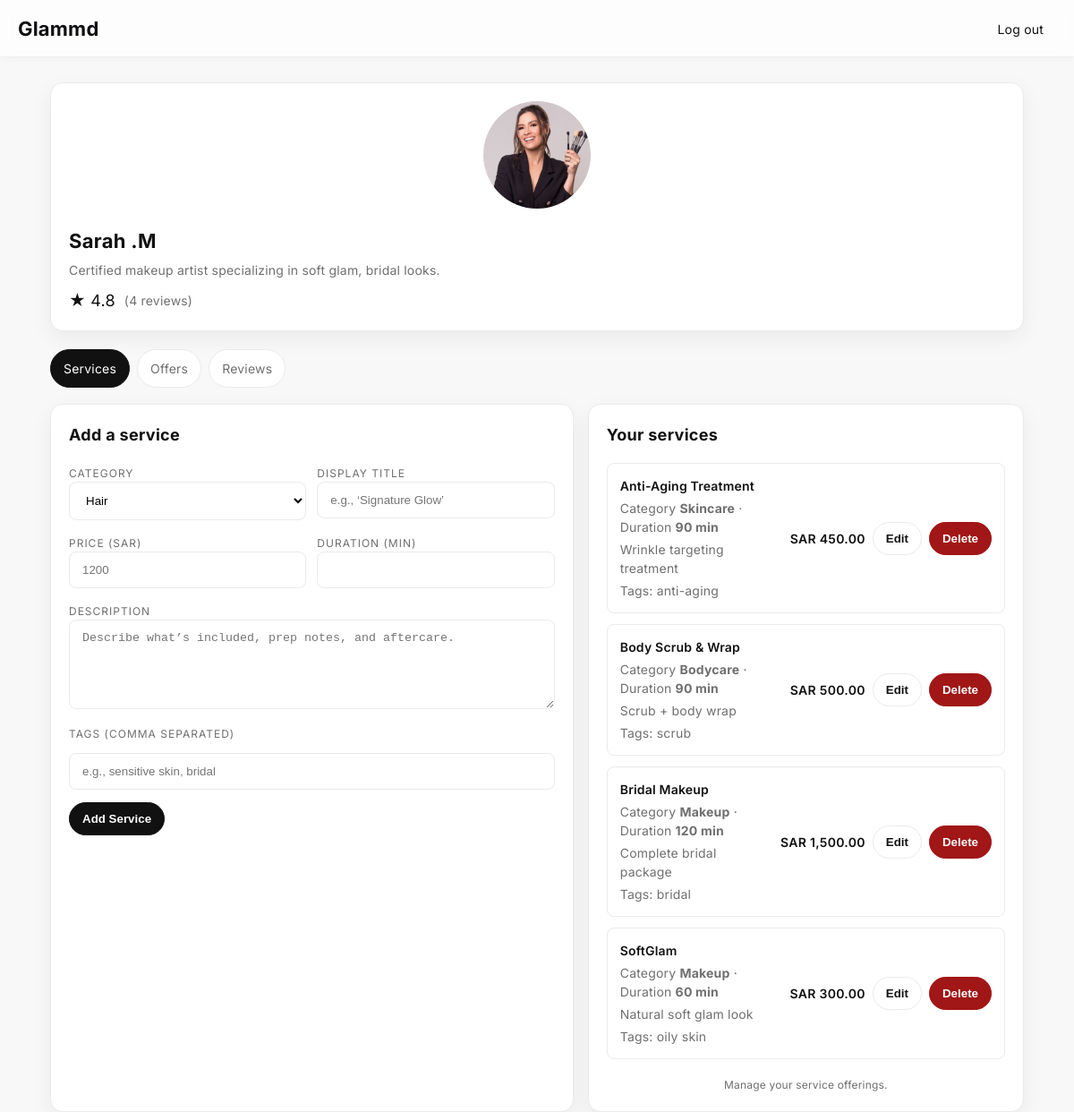
/intial/professionaldashboard.php (signed in), run on an earlier commit of the app's database.
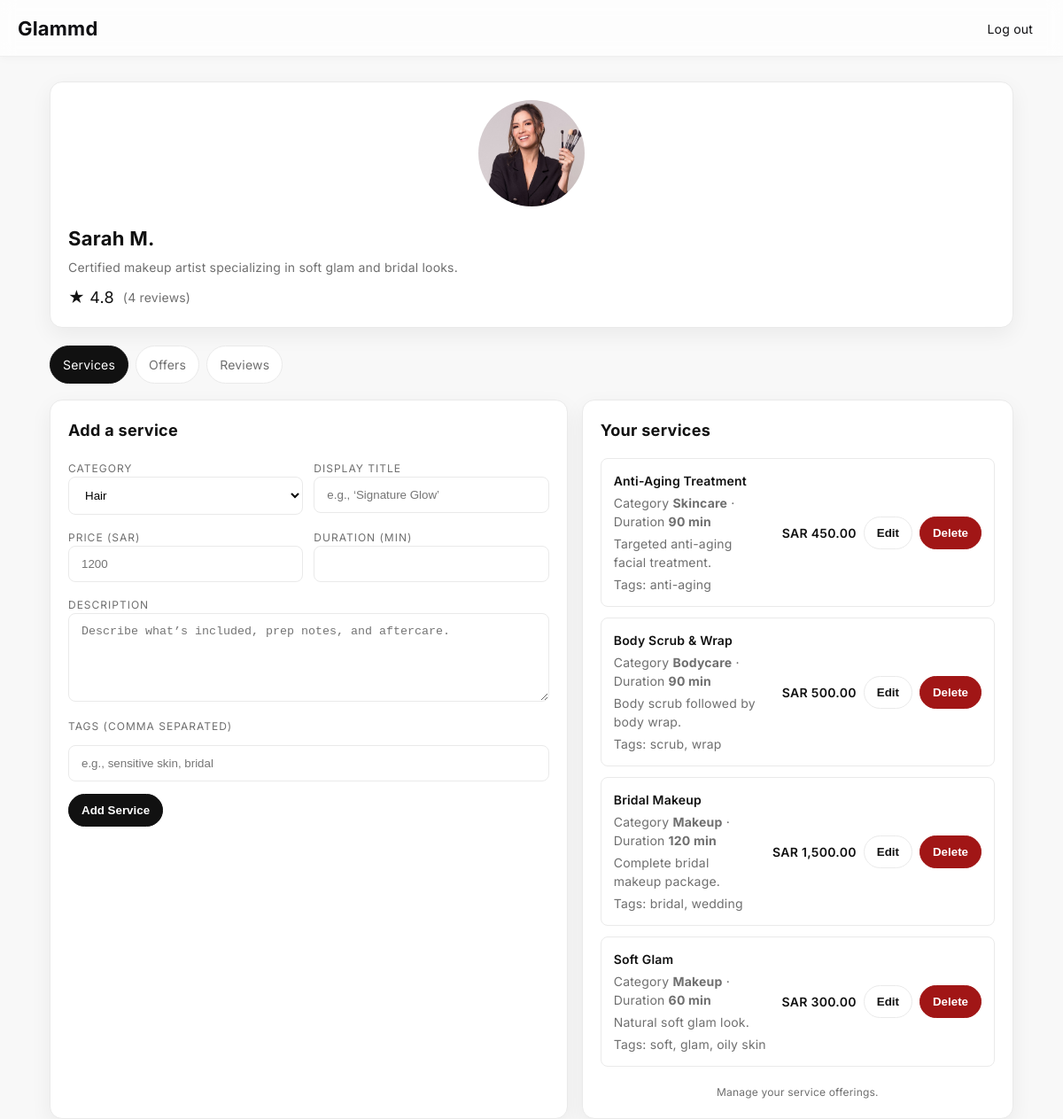
And on a later commit of the database.
### tables this page shows
CREATE TABLE `Professional` (
  `professional_id` int UNSIGNED NOT NULL,
  `bio` text,
  `img` varchar(200) NOT NULL,
  PRIMARY KEY (`professional_id`),
  CONSTRAINT `fk_prof_user`
      FOREIGN KEY (`professional_id`)
      REFERENCES `User` (`user_id`)
      ON DELETE CASCADE
);

CREATE TABLE `User` (
  `user_id` int UNSIGNED NOT NULL AUTO_INCREMENT,
  `name` varchar(120) NOT NULL,
  `email` varchar(255) NOT NULL UNIQUE,
  `password` varchar(255) NOT NULL,
  `role` enum('client','professional') NOT NULL,
  PRIMARY KEY (`user_id`)
);

CREATE TABLE `Service` (
  `service_id` int UNSIGNED NOT NULL AUTO_INCREMENT,
  `professional_id` int UNSIGNED NOT NULL,
  `category` enum('Hair','Makeup','Skincare','Bodycare','Nails') NOT NULL,
  `title` varchar(160) NOT NULL,
  `description` text,
  `duration` smallint UNSIGNED NOT NULL,
  `price` decimal(10,2) NOT NULL,
  `tags` text,
  PRIMARY KEY (`service_id`),
  CONSTRAINT `fk_service_professional`
      FOREIGN KEY (`professional_id`)
      REFERENCES `Professional` (`professional_id`)
      ON DELETE CASCADE
);

### intial/professionaldashboard.php (the view, shortened to what the changed rows need)
<?php
require_once 'db.php';
$pro_id = (int) $_SESSION['user_id'];
$stmt = $conn->prepare("
    SELECT U.name, P.bio, P.img
    FROM User U
    LEFT JOIN Professional P
ON U.user_id = P.professional_id
  WHERE U.user_id = ?
");
$stmt->bind_param("i", $pro_id);
$stmt->execute();
$res = $stmt->get_result();
$pro = $res->fetch_assoc();
$proName = $pro['name'] ?? 'Professional';
$proBio  = $pro['bio'] ?? 'No bio added yet.';
$proImg  = !empty($pro['img']) ? 'img/' . $pro['img'] : 'img/default-pic.jpg';
$ratingStmt = $conn->prepare("
    SELECT ROUND(AVG(rating), 1) AS avg_rating, COUNT(*) AS total_reviews
    FROM Review
    WHERE professional_id = ?
");
$ratingStmt->bind_param("i", $pro_id);
$ratingStmt->execute();
$ratingData = $ratingStmt->get_result()->fetch_assoc();
$totalReviews = $ratingData['total_reviews'] ?? 0;
$servicesStmt = $conn->prepare("SELECT service_id, category, title, description, duration, price, tags FROM Service WHERE professional_id = ? ORDER BY title");
$servicesStmt->bind_param("i", $pro_id);
$servicesStmt->execute();
$servicesRes = $servicesStmt->get_result();
?>
<!DOCTYPE html>
<html lang="en" class="has-solid-header">
<head>
</head>
<body class="has-solid-header">
  <main class="page">
    <div class="wrap">
<div class="panel" style="margin-bottom:20px; padding: 20px;">
      <section class="professional-profile">
        <div class="professional-photo" style="text-align: center; margin-bottom: 15px;">
          <img src="<?= htmlspecialchars($proImg) ?>" alt="<?= htmlspecialchars($proName) ?>" loading="lazy" style="width: 120px; height: 120px; border-radius: 50%; object-fit: cover;">
        </div>
    <div style="flex:1;">
        <h2 style="margin:0; font-size:22px; font-weight:700;">
            <?= htmlspecialchars($proName) ?>
        </h2>
        <p class="muted" style="margin:5px 0 10px;">
            <?= nl2br(htmlspecialchars($proBio)) ?>
        </p>
        <div style="display:flex; align-items:center; gap:10px; margin-top:8px;">
            <span style="font-size:18px;">
            </span>
            <?php if ($totalReviews > 0): ?>
                <span class="muted">(<?= $totalReviews ?> reviews)</span>
            <?php else: ?>
                <span class="muted">(no reviews yet)</span>
            <?php endif; ?>
        </div>
    </div>
</div>
      <div class="content">
        <section id="services" class="section default-visible">
          <div class="grid grid-2">
            <div class="panel">
              <h2>Add a service</h2>
            </div>
            <div class="panel">
              <h2>Your services</h2>
              <div class="list">
                <?php while ($row = $servicesRes->fetch_assoc()): ?>
                  <div class="item">
                    <div class="meta">
                      <div class="title"><?= htmlspecialchars($row['title']); ?></div>
                      <div class="muted">Category <strong><?= htmlspecialchars($row['category']); ?></strong> · Duration <strong><?= (int)$row['duration']; ?> min</strong></div>
                      <div class="muted"><?= htmlspecialchars($row['description']); ?></div>
                      <?php if (!empty($row['tags'])): ?>
                        <div class="muted">Tags: <?= htmlspecialchars($row['tags']); ?></div>
                      <?php endif; ?>
                    </div>
                    <div class="actions">
                      <span class="price">SAR <?= number_format((float)$row['price'], 2); ?></span>
                      <button class="btn ghost btn-xs" type="button"
                        data-service='<?= json_encode([
                          'service_id' => $row['service_id'],
                          'category' => $row['category'],
                          'title' => $row['title'],
                          'description' => $row['description'],
                          'duration' => $row['duration'],
                          'price' => $row['price'],
                          'tags' => $row['tags'],
                        ], JSON_HEX_APOS | JSON_HEX_QUOT); ?>'
                        onclick="openEditModal(this)">Edit</button>
                      <form method="POST" action="service_delete.php" style="display:inline;">
                        <button class="btn danger" type="submit" onclick="return confirm('Delete this service?');">Delete</button>
                      </form>
                    </div>
                  </div>
                <?php endwhile; ?>
              </div>
            </div>
          </div>
        </section>
      </div>
    </div>
  </main>
</body>
</html>

What changed in the data, as far as the page shows it:
changed professional: professional_id.name "Sarah .M" → "Sarah M."; bio "Certified makeup artist specializing in soft glam, bridal looks." → "Certified makeup artist specializing in soft glam and bridal looks."
changed service "Anti-Aging Treatment": description "Wrinkle targeting treatment" → "Targeted anti-aging facial treatment."
changed service "Body Scrub & Wrap": description "Scrub + body wrap" → "Body scrub followed by body wrap."; tags "scrub" → "scrub, wrap"
changed service "Bridal Makeup": description "Complete bridal package" → "Complete bridal makeup package."; tags "bridal" → "bridal, wedding"
changed service: title "SoftGlam" → "Soft Glam"; description "Natural soft glam look" → "Natural soft glam look."; tags "oily skin" → "soft, glam, oily skin"
